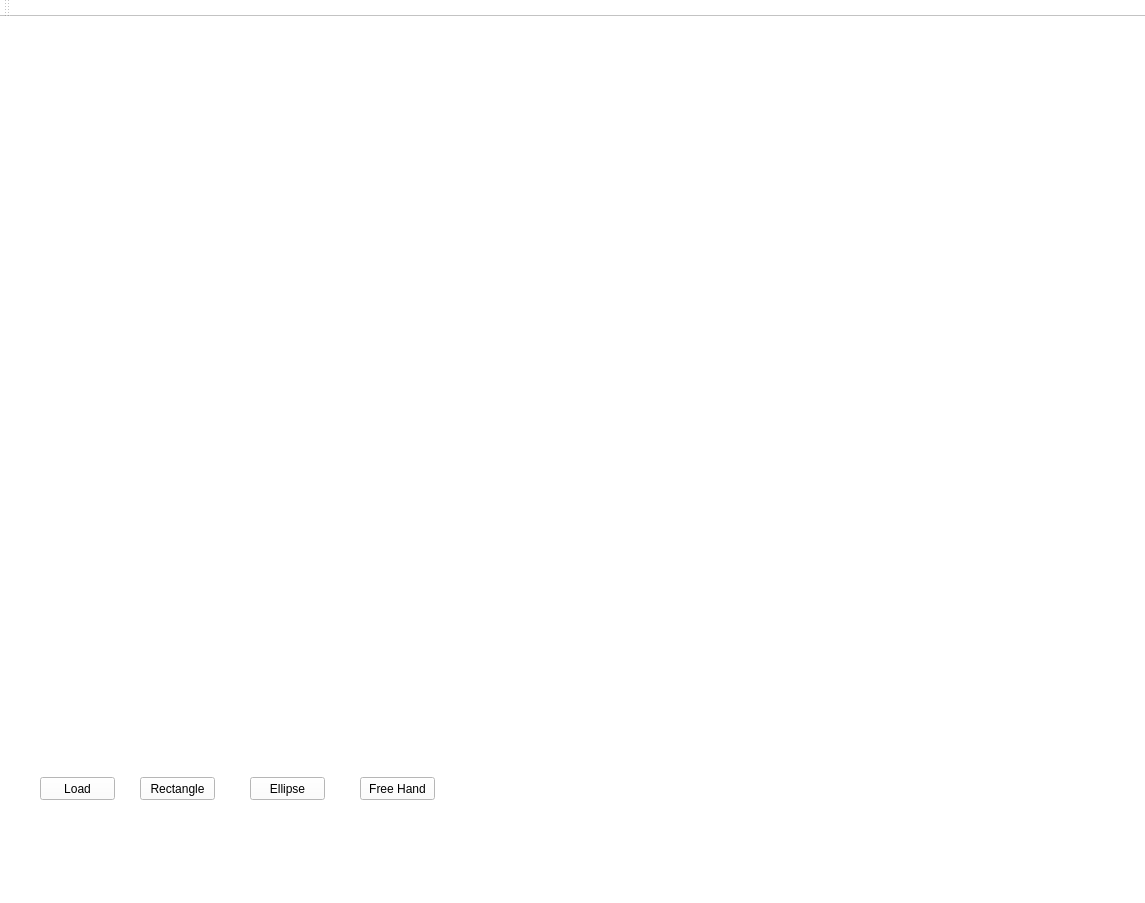
<?xml version="1.0" encoding="UTF-8"?>
<ui version="4.0">
 <class>MainWindow</class>
 <widget class="QMainWindow" name="MainWindow">
  <property name="geometry">
   <rect>
    <x>0</x>
    <y>0</y>
    <width>1145</width>
    <height>903</height>
   </rect>
  </property>
  <property name="windowTitle">
   <string>MainWindow</string>
  </property>
  <property name="styleSheet">
   <string notr="true">background-color: rgb(255, 255, 255);</string>
  </property>
  <widget class="QWidget" name="centralWidget">
   <widget class="QWidget" name="verticalLayoutWidget">
    <property name="geometry">
     <rect>
      <x>40</x>
      <y>50</y>
      <width>1031</width>
      <height>671</height>
     </rect>
    </property>
    <layout class="QVBoxLayout" name="verticalLayout"/>
   </widget>
   <widget class="QPushButton" name="PB_load">
    <property name="geometry">
     <rect>
      <x>40</x>
      <y>760</y>
      <width>75</width>
      <height>23</height>
     </rect>
    </property>
    <property name="styleSheet">
     <string notr="true">background-color: rgb(255, 255, 255);</string>
    </property>
    <property name="text">
     <string>Load</string>
    </property>
   </widget>
   <widget class="QPushButton" name="PB_Rect">
    <property name="geometry">
     <rect>
      <x>140</x>
      <y>760</y>
      <width>75</width>
      <height>23</height>
     </rect>
    </property>
    <property name="styleSheet">
     <string notr="true">background-color: rgb(255, 255, 255);</string>
    </property>
    <property name="text">
     <string>Rectangle</string>
    </property>
   </widget>
   <widget class="QPushButton" name="PB_Ellipse">
    <property name="geometry">
     <rect>
      <x>250</x>
      <y>760</y>
      <width>75</width>
      <height>23</height>
     </rect>
    </property>
    <property name="styleSheet">
     <string notr="true">background-color: rgb(255, 255, 255);</string>
    </property>
    <property name="text">
     <string>Ellipse</string>
    </property>
   </widget>
   <widget class="QPushButton" name="PB_FreeHand">
    <property name="geometry">
     <rect>
      <x>360</x>
      <y>760</y>
      <width>75</width>
      <height>23</height>
     </rect>
    </property>
    <property name="styleSheet">
     <string notr="true">background-color: rgb(255, 255, 255);</string>
    </property>
    <property name="text">
     <string>Free Hand</string>
    </property>
   </widget>
  </widget>
  <widget class="QMenuBar" name="menuBar">
   <property name="geometry">
    <rect>
     <x>0</x>
     <y>0</y>
     <width>1145</width>
     <height>21</height>
    </rect>
   </property>
  </widget>
  <widget class="QToolBar" name="mainToolBar">
   <attribute name="toolBarArea">
    <enum>TopToolBarArea</enum>
   </attribute>
   <attribute name="toolBarBreak">
    <bool>false</bool>
   </attribute>
  </widget>
  <widget class="QStatusBar" name="statusBar"/>
 </widget>
 <layoutdefault spacing="6" margin="11"/>
 <resources/>
 <connections/>
</ui>
